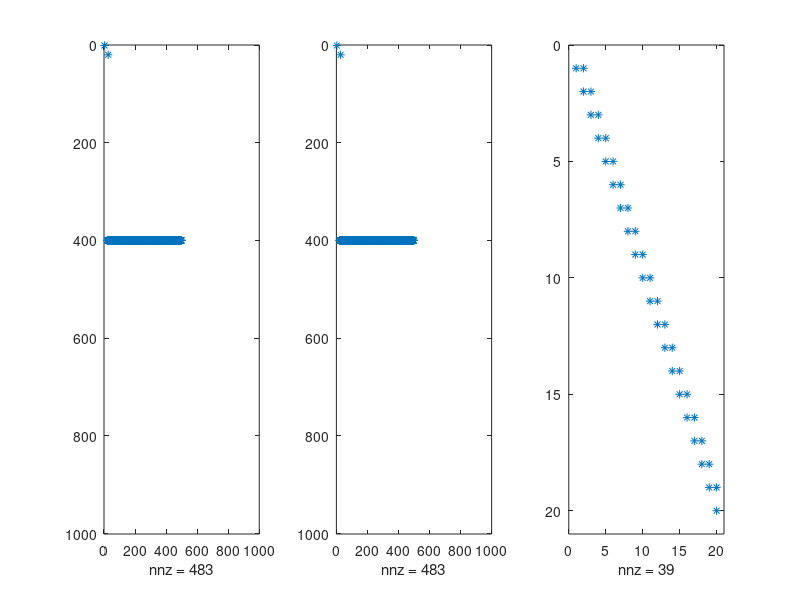

Write MATLAB code to recreate this figure.
% Rechnerunterstützte Mechanik I
% Wintersemester 2017/18
%
% Zusatzmaterial zur 4. Übung:
% Verwendung von sparse-Matrizen in Matlab
%

% Konsole löschen:
clc;
disp('4. Übung im Fach Rechnerunterstützte Mechanik I (WS 2017/18)');
disp('Beispiele zur Verwendung von sparse-Matrizen');

% N: Dimension der Matrix
N = 1000;

% Einfache NxN sparse-Matrize anlegen (alle Einträge 0):
A = sparse( [], [], [], N, N);

% Einträge manipulieren:
% !!! ACHTUNG: Im Allgemeinen nicht so auf die Matrix zugreifen !!!
A(1,3) = 1; A(20,27) = 5;
for i=20:500
    A(400,i) = 1;
end
% Struktur visualisieren:
subplot(1,3,1);
spy(A);


%%%%%%%%%%%%%%%%%%%%%%%%%%%%%%%%%%%%%%%%%%%%%%%%%%%%%%%%%%%%%%%%%%%

% Matrix mit den Einträgen von s.o. direkt erzeugen:

% 1.) idxi : Zeilennummern für alle Einträge
% 2.) idxj : Spaltennummern für alle Einträge
% 3.) val  : Wert der Komponente A_(idxi,idxj)

idxi = [ 1, 20, 400*ones(1,481) ];
idxj = [ 3, 27, 20:500 ];
val  = [ 1, 5, ones(1,481) ];
B = sparse( idxi ,idxj, val, N, N );

% Probe:
norm(A-B,'inf');

subplot(1,3,2);
spy(B)

% Matrix A aus Speicher löschen:
% clear A;
clear A,B;
%%%%%%%%%%%%%%%%%%%%%%%%%%%%%%%%%%%%%%%%%%%%%%%%%%%%%%%%%%%%%%%%%%%

% Einfache Matrix erstellen, die
% aufeinanderfolgende Einträge eines Vektors addiert:
% (A x)_i = x_i + x_(i+1)  (bzw. für i=N: x_N)

% 1.) idxi : Zeilennummern für alle Einträge
% 2.) idxj : Spaltennummern für alle Einträge
% 3.) val  : Wert der Komponente A_(idxi,idxj)

N=20; % So sieht man die Struktur besser
idxi = [ 1 : N, 1 : N-1 ];
idxj = [ 1 : N, 2 : N   ];
val  = ones(1,length(idxi));
A = sparse( idxi ,idxj, val, N, N );

subplot(1,3,3);
spy(A);
